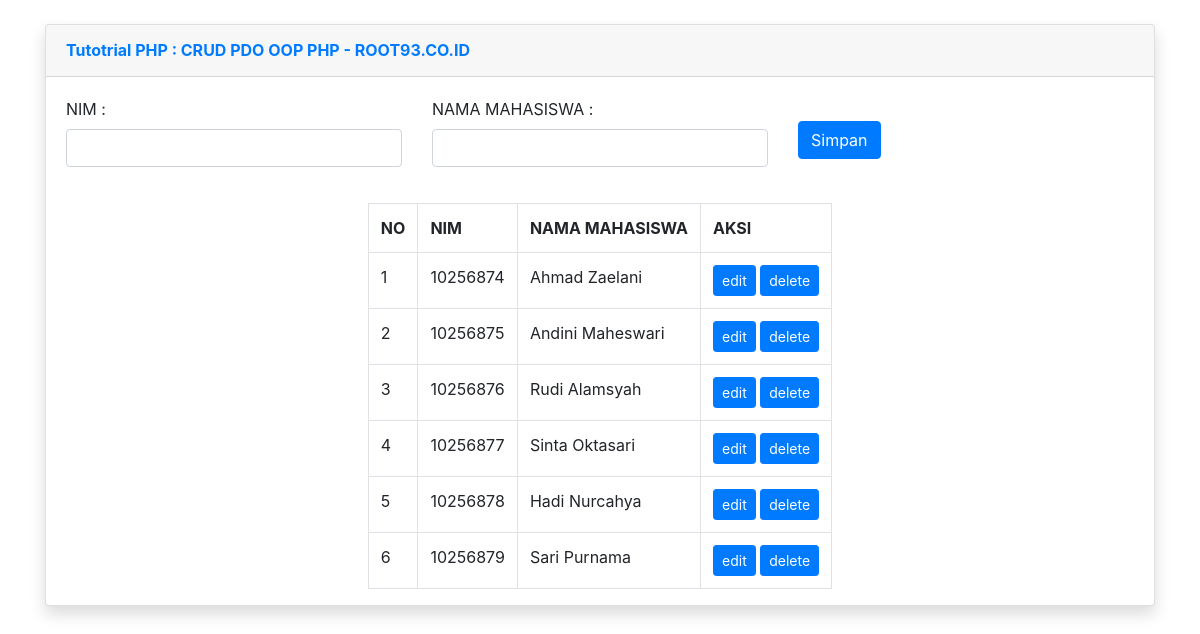
The page / on the database its author committed.
### tables this page shows
CREATE TABLE `tb_mahasiswa` (
  `id_mahasiswa` int(10) NOT NULL,
  `nim` varchar(10) NOT NULL,
  `nama_mahasiswa` varchar(50) NOT NULL
);

### database.php (called while the page is built)
<?php
class database
{
	private $host="localhost";
	private $user="root";
	private $pass="";
	private $db="codexam";
	protected $koneksi;
	public function __construct(){
		try
		{
				$this->koneksi = new PDO("mysql:host=$this->host; dbname=$this->db",$this->user, $this->pass);
				$this->koneksi->setAttribute(PDO::ATTR_ERRMODE, PDO::ERRMODE_EXCEPTION);
		}
		catch(PDOException $e)
		{
				echo $e->getMessage();
		}
		return $this->koneksi;
	}
}
?>

### sql.php (called while the page is built, shortened)
<?php
class crud extends database
{
	public function showData()
	{
		$sql ="SELECT * FROM tb_mahasiswa";
		$stmt=$this->koneksi->prepare($sql);
		$stmt->execute();
		return $stmt;
	}
}
?>

### index.php (the view, shortened to what this page needs)
<?php
require_once ('database.php');
require_once ('sql.php');
$obj = new crud;
?>
<!DOCTYPE html>
<html>
<head>
	<link href="../assets/fontawesome-free/css/all.min.css" rel="stylesheet" type="text/css">
	<link href="../assets/bootstrap/css/bootstrap.min.css" rel="stylesheet" type="text/css">
</head>
<body>
	<div class="container">
		<div class="card shadow mb-4 mt-4">
	            <div class="card-header py-3">
	                <h6 class="m-0 font-weight-bold text-primary">Tutotrial PHP : CRUD PDO OOP PHP - ROOT93.CO.ID</h6>
	            </div>
	        <form action="<?php echo $_SERVER['PHP_SELF']; ?>" method="post">
		        <div class="card-body">
					<div class="row">
						<div class="col-md-4">
							<div class="form-group">
								<label>NIM :</label>
								<input type="text" class="form-control" name="nim"/>
							</div>
						</div>
						<div class="col-md-4">
							<div class="form-group">
								<label>NAMA MAHASISWA :</label>
								<input type="text" class="form-control" name="nama_mahasiswa"/>
							</div>
						</div>
						<div class="col-md-4">
								<button type="submit" class="mt-4 btn btn-md btn-primary"> Simpan</button>
						</div>
					</div>
				</div>
			</form>
			<div class="row m-auto">
				<table class="table table-bordered">
					<tr>
						<th>NO</th>
						<th>NIM</th>
						<th>NAMA MAHASISWA</th>
						<th>AKSI</th>
					</tr>
					<?php
					$no=1;
						$data=$obj->showData();
						if($data->rowCount()>0){
						while($row=$data->fetch(PDO::FETCH_ASSOC)){
					?>
					<tr>
						<td><?php echo $no; ?></td>
						<td><?php echo $row['nim']; ?></td>
						<td><?php echo $row['nama_mahasiswa']; ?></td>
						<td>
							<?php echo "<a class='btn btn-sm btn-primary' href='edit.php?id_mahasiswa=".$row['id_mahasiswa']."'>edit</a>"; ?>
							<?php echo "<a class='btn btn-sm btn-primary' href='delete.php?id_mahasiswa=".$row['id_mahasiswa']."'>delete</a>"; ?>
						</td>
					</tr>
					<?php $no+=1; } $data->closeCursor();
									}else{
										echo '
											<tr>
												<td> Not found</td>
											</tr>
										';
									}
									?>
				</table>
			</div>
		</div>
	</div>
</body>
</html>

### rows shown on the page
tb_mahasiswa: nim "10256874", nama_mahasiswa "Ahmad Zaelani"
tb_mahasiswa: nim "10256875", nama_mahasiswa "Andini Maheswari"
tb_mahasiswa: nim "10256876", nama_mahasiswa "Rudi Alamsyah"
tb_mahasiswa: nim "10256877", nama_mahasiswa "Sinta Oktasari"
tb_mahasiswa: nim "10256878", nama_mahasiswa "Hadi Nurcahya"
tb_mahasiswa: nim "10256879", nama_mahasiswa "Sari Purnama"
